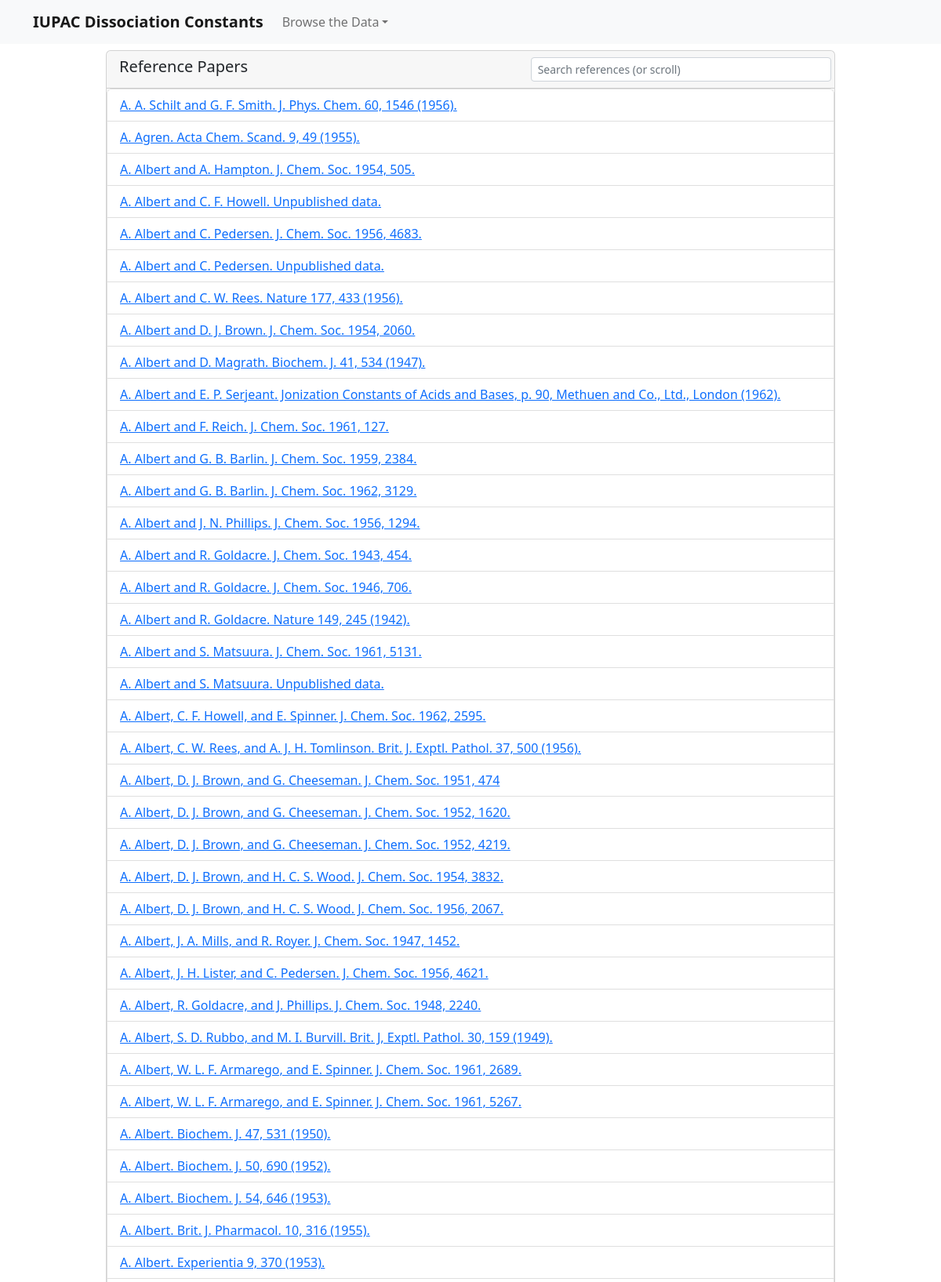
Page /references/ (upper part) on the committed database.
### config/models.py (models this page shows)
class References(models.Model):
    id = models.BigAutoField(primary_key=True)
    code = models.CharField(max_length=8, blank=True, null=True)
    citation = models.CharField(max_length=256, blank=True, null=True)
    journal = models.CharField(max_length=128, blank=True, null=True)
    title = models.CharField(max_length=1024, blank=True, null=True)
    abbrev = models.CharField(max_length=128, blank=True, null=True)
    authors = models.CharField(max_length=2048, blank=True, null=True)
    year = models.PositiveSmallIntegerField(blank=True, null=True)
    volume = models.CharField(max_length=6, blank=True, null=True)
    issue = models.CharField(max_length=16, blank=True, null=True)
    startpage = models.CharField(max_length=6, blank=True, null=True)
    endpage = models.CharField(max_length=6, blank=True, null=True)
    url = models.CharField(max_length=256, blank=True, null=True)
    doi = models.CharField(max_length=256, blank=True, null=True)
    type = models.CharField(max_length=32, blank=True, null=True)
    caref = models.CharField(max_length=16, blank=True, null=True)
    other = models.CharField(max_length=512, blank=True, null=True)
    class Meta:
        managed = True
        db_table = 'references'
        app_label = 'references'

### references/views.py (the view)
# urls.py: path('', views.index, name='index'),
def index(request):
    refs = References.objects.all().order_by('citation')
    return render(request, "../templates/references/index.html", {'refs': refs})

### templates/references/index.html (shortened to what this page needs)
{% extends 'base.html' %}
{% block content %}
    <div class="col-10 offset-1">
        <div class="card card-danger">
            <div class="card-header">
                <div class="row">
                    <div class="col-5">
                        <h5 class="card-title mb-0">Reference Papers</h5>
                    </div>
                    <div class="col-5 offset-2 px-0">
                        <input id="listsrc" placeholder="Search references (or scroll)" class="form-control form-control-sm float-end" data-search-override="true" type="text"/>
                    </div>
                </div>
            </div>
            <div class="list-group card-responsive">
                {% for ref in refs %}
                    <li class="list-group-item item" data-content="{{ ref.citation|lower }}">
                        <a href="/references/view/{{ ref.id }}">{{ ref.citation }}</a>
                    </li>
                {% endfor %}
            </div>
        </div>
    </div>
{% endblock %}

### static/css/pka.css (style rules this page uses)
.card-responsive { max-height: calc(100vh - 150px); -webkit-overflow-scrolling: touch; overflow-y: auto; }

### rows in the picture
References: citation "A. A. Schilt and G. F. Smith. J. Phys. Chem. 60, 1546 (1956)."
References: citation "A. Agren. Acta Chem. Scand. 9, 49 (1955)."
References: citation "A. Albert and A. Hampton. J. Chem. Soc. 1954, 505."
References: citation "A. Albert and C. F. Howell. Unpublished data."
References: citation "A. Albert and C. Pedersen. J. Chem. Soc. 1956, 4683."
References: citation "A. Albert and C. Pedersen. Unpublished data."
References: citation "A. Albert and C. W. Rees. Nature 177, 433 (1956)."
References: citation "A. Albert and D. J. Brown. J. Chem. Soc. 1954, 2060."
References: citation "A. Albert and D. Magrath. Biochem. J. 41, 534 (1947)."
References: citation "A. Albert and E. P. Serjeant. Jonization Constants of Acids and Bases, p. 90, Methuen and Co., Ltd., London (1962)."
References: citation "A. Albert and F. Reich. J. Chem. Soc. 1961, 127."
References: citation "A. Albert and G. B. Barlin. J. Chem. Soc. 1959, 2384."
References: citation "A. Albert and G. B. Barlin. J. Chem. Soc. 1962, 3129."
References: citation "A. Albert and J. N. Phillips. J. Chem. Soc. 1956, 1294."
References: citation "A. Albert and R. Goldacre. J. Chem. Soc. 1943, 454."
References: citation "A. Albert and R. Goldacre. J. Chem. Soc. 1946, 706."
References: citation "A. Albert and R. Goldacre. Nature 149, 245 (1942)."
References: citation "A. Albert and S. Matsuura. J. Chem. Soc. 1961, 5131."
References: citation "A. Albert and S. Matsuura. Unpublished data."
References: citation "A. Albert, C. F. Howell, and E. Spinner. J. Chem. Soc. 1962, 2595."
References: citation "A. Albert, C. W. Rees, and A. J. H. Tomlinson. Brit. J. Exptl. Pathol. 37, 500 (1956)."
References: citation "A. Albert, D. J. Brown, and G. Cheeseman. J. Chem. Soc. 1951, 474"
References: citation "A. Albert, D. J. Brown, and G. Cheeseman. J. Chem. Soc. 1952, 1620."
References: citation "A. Albert, D. J. Brown, and G. Cheeseman. J. Chem. Soc. 1952, 4219."
References: citation "A. Albert, D. J. Brown, and H. C. S. Wood. J. Chem. Soc. 1954, 3832."
References: citation "A. Albert, D. J. Brown, and H. C. S. Wood. J. Chem. Soc. 1956, 2067."
References: citation "A. Albert, J. A. Mills, and R. Royer. J. Chem. Soc. 1947, 1452."
References: citation "A. Albert, J. H. Lister, and C. Pedersen. J. Chem. Soc. 1956, 4621."
References: citation "A. Albert, R. Goldacre, and J. Phillips. J. Chem. Soc. 1948, 2240."
References: citation "A. Albert, S. D. Rubbo, and M. I. Burvill. Brit. J, Exptl. Pathol. 30, 159 (1949)."
References: citation "A. Albert, W. L. F. Armarego, and E. Spinner. J. Chem. Soc. 1961, 2689."
References: citation "A. Albert, W. L. F. Armarego, and E. Spinner. J. Chem. Soc. 1961, 5267."
References: citation "A. Albert. Biochem. J. 47, 531 (1950)."
References: citation "A. Albert. Biochem. J. 50, 690 (1952)."
References: citation "A. Albert. Biochem. J. 54, 646 (1953)."
References: citation "A. Albert. Brit. J. Pharmacol. 10, 316 (1955)."
References: citation "A. Albert. Experientia 9, 370 (1953)."
